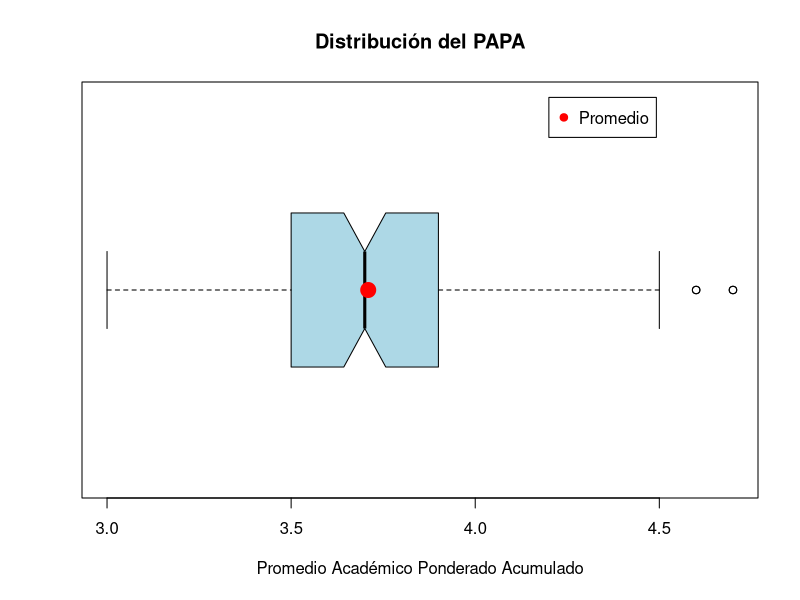
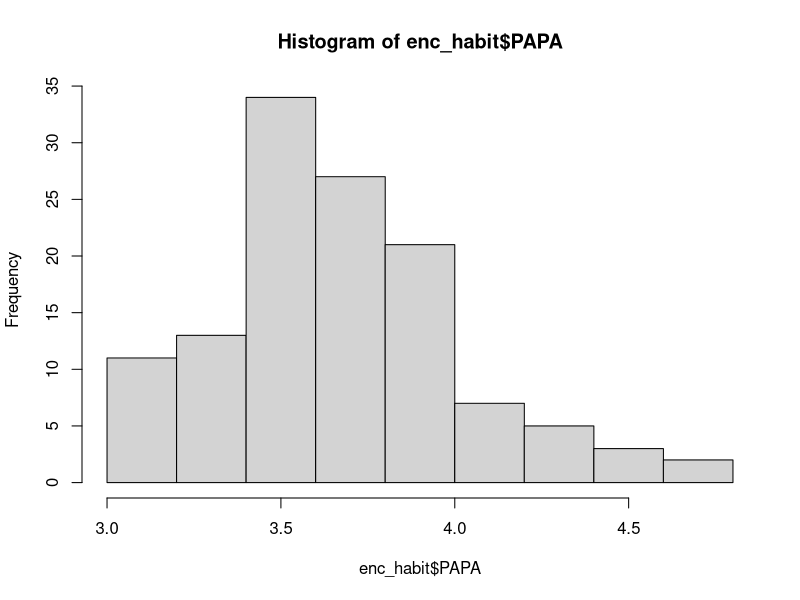
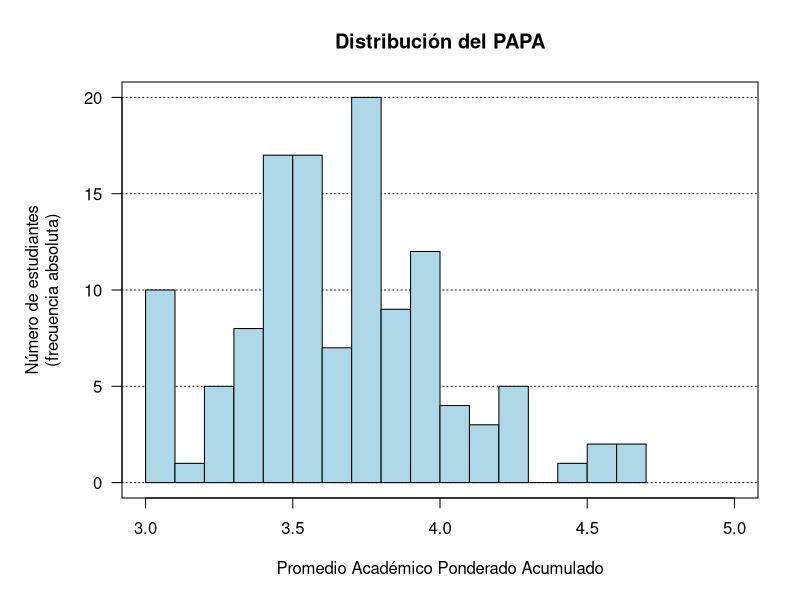
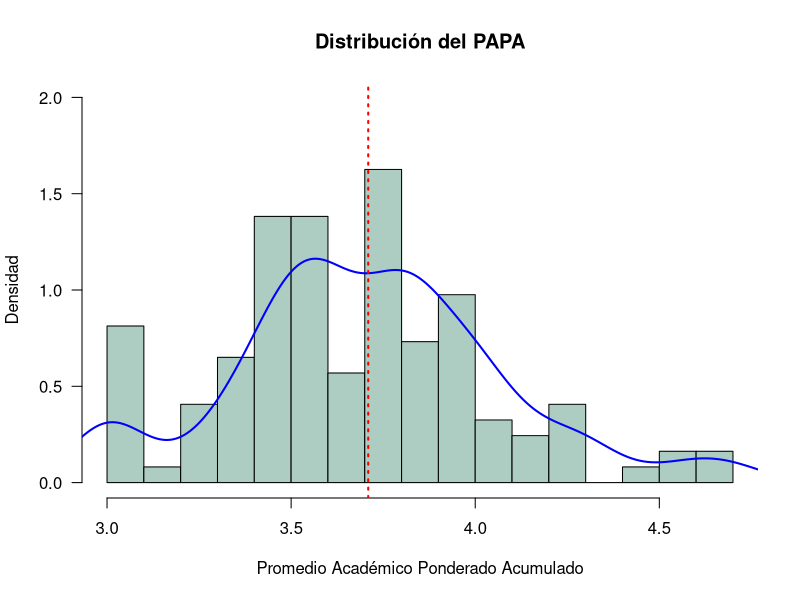
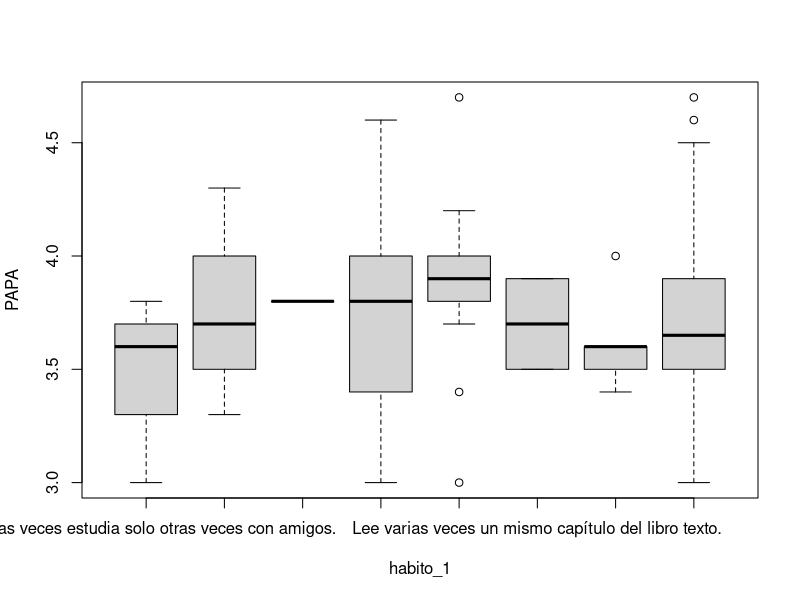
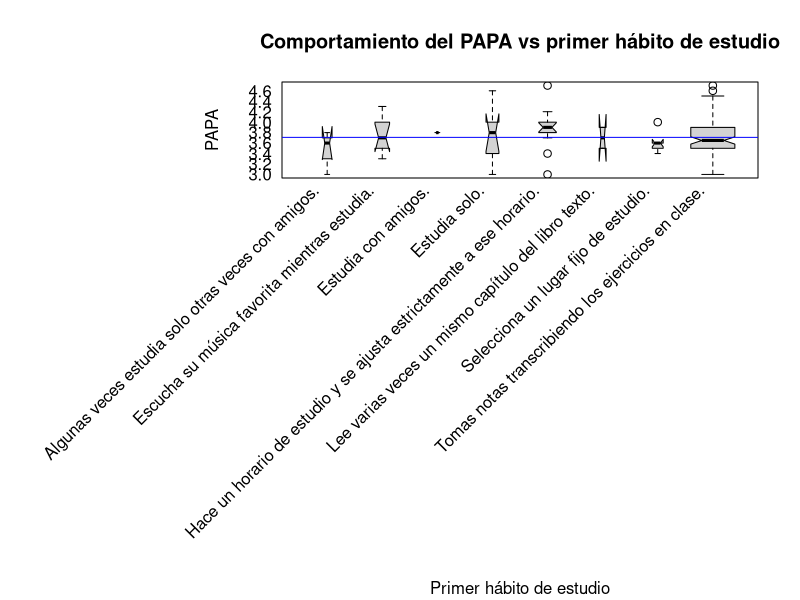

Recreate these plots in R, in order.
## ---- chunk 1
knitr::opts_chunk$set(echo = FALSE,
                      message = FALSE,
                      warning = FALSE)
## ---- chunk 2
enc_habit <- read.csv2("Encuesta_habitos.csv", 
                       encoding = "UTF-8",
                       dec = ".")
## ---- chunk 3
enc_habit$estrato <- as.factor(enc_habit$estrato)
## ---- chunk 4
summary(enc_habit$PAPA)
## ---- chunk 5
bxp1 <- boxplot(enc_habit$PAPA, notch = TRUE, horizontal = TRUE,
                col = "lightblue")
title(main = "Distribución del PAPA", font = 2, 
      xlab = "Promedio Académico Ponderado Acumulado")
points(mean(enc_habit$PAPA, na.rm = TRUE), 1, col = "red", pch = 19, cex =2)
legend(4.2, 1.5, legend = c("Promedio"), pch = 19, col = "red")
## ---- chunk 6
hist(enc_habit$PAPA)
## ---- chunk 7
param_ant <- par(no.readonly = TRUE)
par(mar = param_ant$mar + c(0, 2, 0, 0))
plot(c(3, 5), c(0, 20), type = "n", xlab = "", ylab = "",
     las = 1)
title(main = "Distribución del PAPA",
     xlab = "Promedio Académico Ponderado Acumulado",
     ylab = "Número de estudiantes\n(frecuencia absoluta)")
abline(h = seq(0, 20, 5), col = "gray10", lty = 3)
hist(enc_habit$PAPA, nclass = 20,
     col = "lightblue",
     add = TRUE)
par(param_ant)
## ---- chunk 8
hist(enc_habit$PAPA, freq = FALSE, breaks = 20,
     col = "#aecdc2", main = "", xlab = "", ylab = "",
     las = 1,
     ylim = c(0, 2))
title(main = "Distribución del PAPA",
     xlab = "Promedio Académico Ponderado Acumulado",
     ylab = "Densidad")
lines(density(enc_habit$PAPA, na.rm = TRUE), 
      col = "blue", lwd = 2)
abline(v = mean(enc_habit$PAPA, na.rm = TRUE),
       lty = 3, col = "red", lwd = 2)
## ---- chunk 9
with(enc_habit, boxplot(PAPA ~ habito_1))
## ---- chunk 10
habitos_1 <- tapply(enc_habit$PAPA, enc_habit$habito_1, mean, na.rm = TRUE)

param_ant <- par(no.readonly = TRUE)
par(mar = param_ant$mar + c(16, 10, 0, 0),
    las = 2,
    xaxt="n",
    yaxt="n")
with(enc_habit, boxplot(PAPA ~ habito_1,
                        xlab = "",
                        notch = TRUE,
                        varwidth = TRUE))
title(main = "Comportamiento del PAPA vs primer hábito de estudio")
text(1:length(habitos_1),
      par("usr")[3] - 0.2,
     labels = names(habitos_1),
     srt = 45,
     pos = 2,
     xpd = TRUE)
text(par("usr")[1] - 0.4,
     seq(3, max(enc_habit$PAPA, na.rm = TRUE), 0.2),
     labels = formatC(seq(3, max(enc_habit$PAPA, na.rm = TRUE), 0.2),
                      digits = 1,
                      width = 3,
                      format = "f",
                      flag = "0"),
     xpd = TRUE)
axis(side = 2, at = seq(3, max(enc_habit$PAPA, na.rm = TRUE), 0.2))
mtext("Primer hábito de estudio", 
      las = 1, 
      side = 1, line = 20)
abline(h = mean(enc_habit$PAPA, na.rm = TRUE),
       col = "blue")
par(param_ant)
## ---- chunk 11
tabla_gen <-  table(enc_habit$genero)
tabla_gen
## ---- chunk 12
frec_rel <- tabla_gen/sum(tabla_gen) * 100
frec_rel
## ---- chunk 13
tabla_total <- rbind(tabla_gen, frec_rel)
tabla_total
